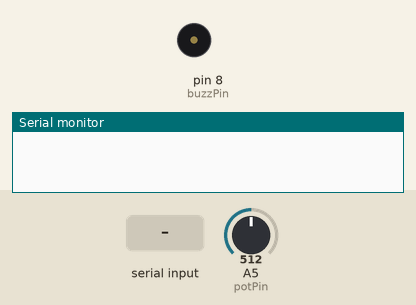
Simulated run of this sketch. Board: Arduino Uno, built with avr-gcc and run on an emulated ATmega328P. Parts: buzzer (waves = sounding, pin HIGH), the last lines printed to the serial monitor. Inputs (shaded band) come from the test bench; at power-on: A5 (potPin) = 512.

Above: at 1.2 s.
1.3 s: "1" received over Serial
3.2 s: A5 (potPin) set to 989
4.7 s: A5 (potPin) set to 1017
At 6.1 s:
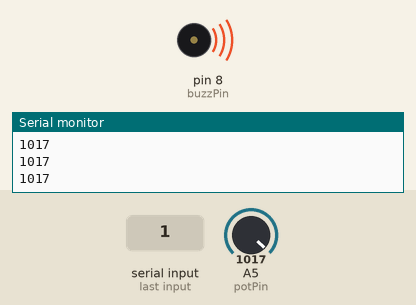
6.4 s: A5 (potPin) set to 990
At 7.6 s:
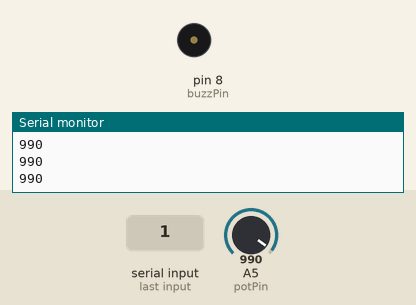
8.2 s: A5 (potPin) set to 1010
At 9.1 s:
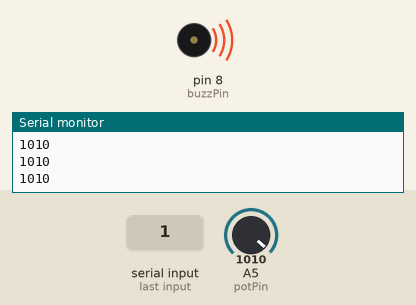
Timing chart, 0 to 11.0 s (numbered marks = the images above; inputs shaded):
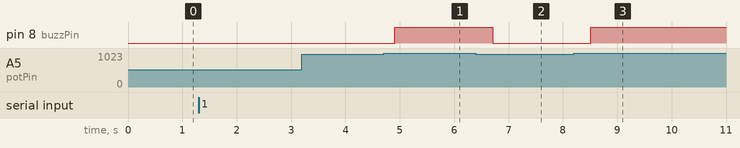

The sketch:

proyectotimbre_copy_20250511172553.ino
```cpp
/*#include <iarduino.h>
#include <Timer.h>
*/

int buzzPin = 8;
//int number;
//String msg1 = "Por favor introduce tu número: ";
int dt = 200;

const int potPin = A5;
int valorPot;

//iarduino reloj (DS13026,75);
//Timer timer;

void setup() {
  // put your setup code here, to run once:
  //reloj.settime (00,00,15,5,2025,11);
  Serial.begin(9600);
  pinMode(buzzPin, OUTPUT);
  pinMode(potPin, INPUT);
  //timer.start();
  //delay(1000);
}

void loop() {
  // put your main code here, to run repeatedly:
  //h = reloj.hours;
  //m = reloj.minutes;
  /*if (h == 15 and m == 7){
    tone(BUZZER,85);
    delay(2000);
    tono(BUZZER,0);
  }
  */

  //Serial.println();
  //Serial.println(msg1);
  while (Serial.available() == 0) {
  }
  //number = Serial.parseInt();
  //number = 0;
  valorPot = analogRead(potPin);
  Serial.println(valorPot);
  delay(dt);
  digitalWrite(buzzPin, LOW);
  if (valorPot > 1000) {
    digitalWrite(buzzPin, HIGH);
    //delay(dt);
  //  digitalWrite(buzzPin, LOW);
  }

}
```

Measured:
- the behaviour switches between 1000 and 1001 on A5 (potPin) (found by bisection; images 0 and 1)
- after the input at 4.7 s, pin 8 (buzzPin): LOW → HIGH after 0.21 s
- after the input at 6.4 s, pin 8 (buzzPin): HIGH → LOW after 0.31 s
- after the input at 8.2 s, pin 8 (buzzPin): LOW → HIGH after 0.31 s
